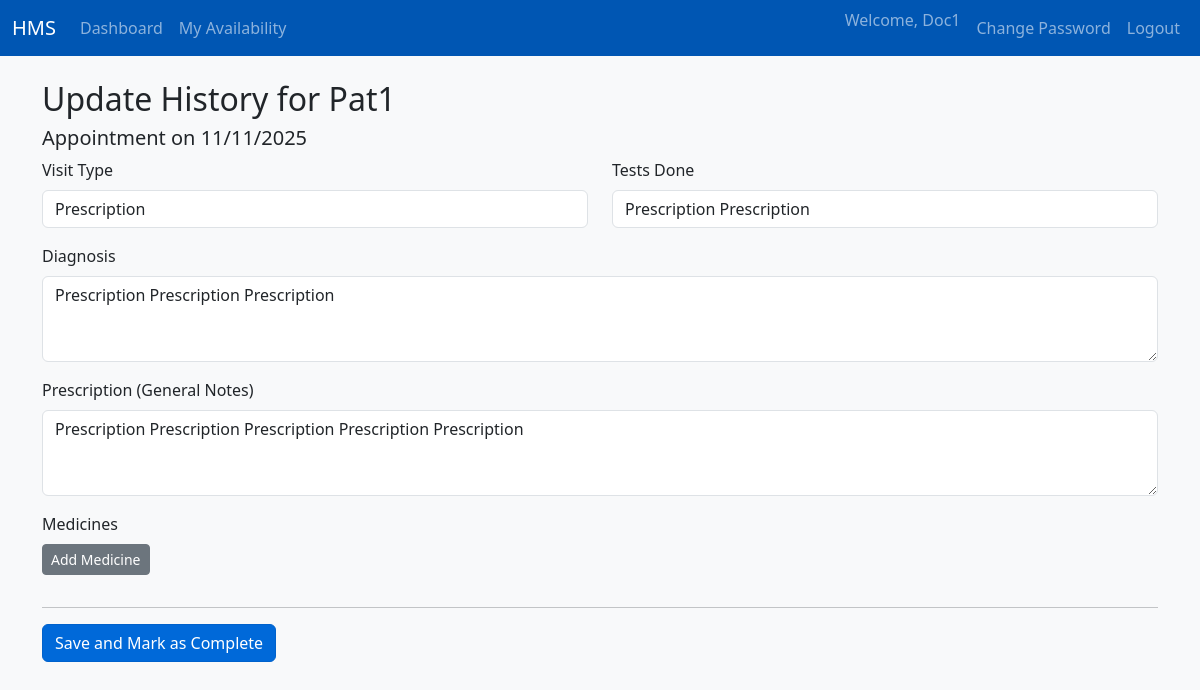
Page /doctor/appointment/1/update_history (signed in) on the committed database.
### models/models.py (models this page shows)
class User(db.Model, UserMixin):
    id = db.Column(db.Integer, primary_key=True)
    username = db.Column(db.String(150), unique=True, nullable=False)
    password = db.Column(db.String(150), nullable=False)
    role = db.Column(db.String(50), nullable=False)
    is_blacklisted = db.Column(db.Boolean, default=False, nullable=False)

class Patient(db.Model):
    id = db.Column(db.Integer, primary_key=True)
    user_id = db.Column(db.Integer, db.ForeignKey('user.id'), nullable=False)
    name = db.Column(db.String(100), nullable=False)
    contact = db.Column(db.String(100), nullable=True)
    user = db.relationship('User', backref=db.backref('patient', uselist=False))

class Appointment(db.Model):
    id = db.Column(db.Integer, primary_key=True)
    patient_id = db.Column(db.Integer, db.ForeignKey('patient.id'), nullable=False)
    doctor_id = db.Column(db.Integer, db.ForeignKey('doctor.id'), nullable=False)
    date = db.Column(db.Date, nullable=False)
    time = db.Column(db.Time, nullable=False)
    status = db.Column(db.String(50), nullable=False, default='Booked')
    patient = db.relationship('Patient', backref='appointments')
    doctor = db.relationship('Doctor', backref='appointments')

class Treatment(db.Model):
    id = db.Column(db.Integer, primary_key=True)
    appointment_id = db.Column(db.Integer, db.ForeignKey('appointment.id'), nullable=False)
    diagnosis = db.Column(db.Text, nullable=False)
    prescription = db.Column(db.Text, nullable=False)
    notes = db.Column(db.Text, nullable=True)
    visit_type = db.Column(db.String(100), nullable=True)
    tests_done = db.Column(db.Text, nullable=True)
    medicines = db.Column(db.JSON, nullable=True)
    appointment = db.relationship('Appointment', backref=db.backref('treatment', uselist=False))

### controllers/doctor_controller.py (the view, shortened to what this page needs)
@doctor_bp.route('/appointment/<int:appointment_id>/update_history', methods=['GET', 'POST'])
def update_patient_history(appointment_id):
    appointment = Appointment.query.get_or_404(appointment_id)
    treatment = Treatment.query.filter_by(appointment_id=appointment.id).first()
    return render_template('update_patient_history.html', appointment=appointment, treatment=treatment)

### controllers/doctor_controller.py (called while the page is built)
@doctor_bp.before_request
@login_required
def check_is_doctor():
    if current_user.role != 'doctor': return "Unauthorized", 403

### templates/update_patient_history.html (shortened to what this page needs)
{% extends "base.html" %}
{% block content %}
<h2>Update History for {{ appointment.patient.name }}</h2>
<h5>Appointment on {{ appointment.date.strftime('%d/%m/%Y') }}</h5>
<form method="POST">
    <div class="row">
        <div class="col-md-6 mb-3"><label class="form-label">Visit Type</label><input type="text" name="visit_type" class="form-control" value="{{ treatment.visit_type if treatment }}"></div>
        <div class="col-md-6 mb-3"><label class="form-label">Tests Done</label><input type="text" name="tests_done" class="form-control" value="{{ treatment.tests_done if treatment }}"></div>
    </div>
    <div class="mb-3"><label class="form-label">Diagnosis</label><textarea name="diagnosis" class="form-control" rows="3" required>{{ treatment.diagnosis if treatment }}</textarea></div>
    <div class="mb-3"><label class="form-label">Prescription (General Notes)</label><textarea name="prescription" class="form-control" rows="3" required>{{ treatment.prescription if treatment }}</textarea></div>
    <div id="medicines-container">
        <label class="form-label">Medicines</label>
    </div>
    <button type="button" id="add-medicine" class="btn btn-secondary btn-sm mb-3">Add Medicine</button>
    <hr>
    <button type="submit" class="btn btn-primary">Save and Mark as Complete</button>
</form>
{% endblock %}

### templates/base.html (shortened to what this page needs)
<!DOCTYPE html>
<html lang="en">
<head>
    <link href="https://cdn.jsdelivr.net/npm/bootstrap@5.3.0/dist/css/bootstrap.min.css" rel="stylesheet">
    <link rel="stylesheet" href="{{ url_for('static', filename='css/style.css') }}">
</head>
<body>
    <nav class="navbar navbar-expand-lg navbar-dark bg-primary">
        <div class="container-fluid">
            <a class="navbar-brand" href="{{ url_for('auth.home') }}">HMS</a>
            <div class="collapse navbar-collapse" id="navbarNav">
                <ul class="navbar-nav me-auto mb-2 mb-lg-0">
                    {% if current_user.is_authenticated %}
                        {% if current_user.role == 'admin' %}
                            <li class="nav-item"><a class="nav-link" href="{{ url_for('admin.dashboard') }}">Dashboard</a></li>
                            <li class="nav-item"><a class="nav-link" href="{{ url_for('admin.manage_departments') }}">Departments</a></li>
                            <li class="nav-item"><a class="nav-link" href="{{ url_for('admin.analytics') }}">Analytics</a></li>
                        {% elif current_user.role == 'doctor' %}
                            <li class="nav-item"><a class="nav-link" href="{{ url_for('doctor.dashboard') }}">Dashboard</a></li>
                            <li class="nav-item"><a class="nav-link" href="{{ url_for('doctor.availability') }}">My Availability</a></li>
                        {% endif %}
                    {% endif %}
                </ul>
                <ul class="navbar-nav ms-auto">
                    {% if current_user.is_authenticated %}
                        <li class="nav-item"><span class="navbar-text me-2">Welcome, {{ current_user.username }}</span></li>
                        <li class="nav-item"><a class="nav-link" href="{{ url_for('auth.change_password') }}">Change Password</a></li>
                        <li class="nav-item"><a class="nav-link" href="{{ url_for('auth.logout') }}">Logout</a></li>
                    {% else %}
                        <li class="nav-item"><a class="nav-link" href="{{ url_for('auth.login') }}">Login</a></li>
                        <li class="nav-item"><a class="nav-link" href="{{ url_for('auth.signup') }}">Register</a></li>
                    {% endif %}
                </ul>
            </div>
        </div>
    </nav>
    <div class="container mt-4">
        {% block content %}{% endblock %}
    </div>
</body>
</html>

### static/css/style.css (style rules this page uses)
body { background-color: #f8f9fa; }
.navbar-dark.bg-primary { background-color: #0056b3 !important; }
.btn-primary { background-color: #0069d9; border-color: #0062cc; }

### rows in the picture
User: username "Doc1"
Patient: patient.name "Pat1"
Appointment: date "11/11/2025"
Treatment: visit_type "Prescription", tests_done "Prescription Prescription", diagnosis "Prescription Prescription Prescription", prescription "Prescription Prescription Prescription Prescription Prescription"
